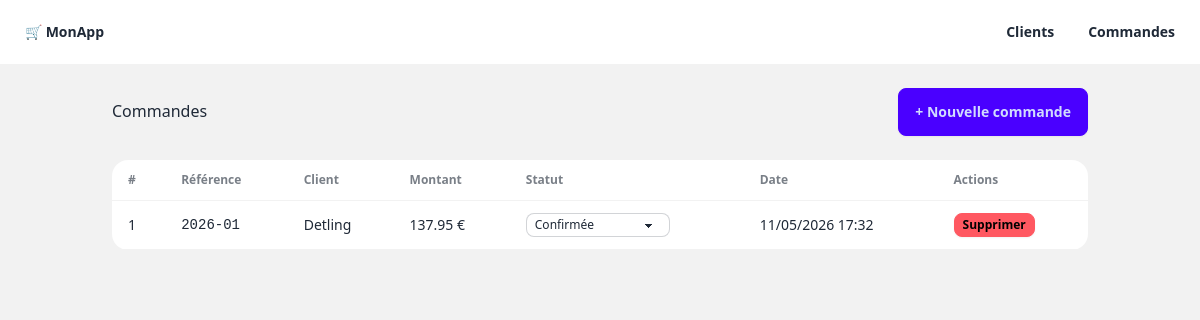
Page /commandes/ on the committed database.
### models/commande.py (models this page shows, shortened)
class Commande(Base):
    __tablename__ = "commandes"
    id: Mapped[int] = mapped_column(primary_key=True)
    reference: Mapped[str] = mapped_column(String(20), unique=True, nullable=False)
    date_commande: Mapped[datetime] = mapped_column(server_default=func.now())
    montant_total: Mapped[float] = mapped_column(Float, default=0.0)
    statut: Mapped[StatutCommande] = mapped_column(
        Enum(StatutCommande),
        default=StatutCommande.CREEE
    )
    client_id: Mapped[int] = mapped_column(ForeignKey("clients.id"))
    client: Mapped["Client"] = relationship("Client", back_populates="commandes")

### models/client.py (models this page shows, shortened)
class Client(Base):
    __tablename__ = "clients"
    id: Mapped[int] = mapped_column(primary_key=True)
    nom: Mapped[str] = mapped_column(String(100), nullable=False)
    email: Mapped[str] = mapped_column(String(150), unique=True, nullable=False)
    telephone: Mapped[Optional[str]] = mapped_column(String(20))
    adresse: Mapped[Optional[str]] = mapped_column(String(255))
    date_creation: Mapped[datetime] = mapped_column(server_default=func.now())
    commandes: Mapped[List["Commande"]] = relationship("Commande", back_populates="client")

### routes/commandes.py (the view)
@router.get("/", response_class=HTMLResponse)
def liste_commandes(request: Request, db: Session = Depends(get_db)):
    commandes = commande_service.get_all(db)
    clients = client_service.get_all(db)
    return templates.TemplateResponse(
        request=request,
        name="commandes/liste.html",
        context={"commandes": commandes, "clients": clients}
    )

### templates/commandes/liste.html (shortened to what this page needs)
{% extends "base.html" %}
{% block content %}
<div class="flex justify-between items-center mb-6">
    <h1 class="text-3xl font-bold">Commandes</h1>
    <button onclick="modal_commande.showModal()" class="btn btn-primary">
        + Nouvelle commande
    </button>
</div>
<div id="liste-commandes">
    {% if commandes %}
    <div class="overflow-x-auto">
        <table class="table table-zebra bg-base-100 rounded-xl shadow">
            <thead>
                <tr>
                    <th>#</th>
                    <th>Référence</th>
                    <th>Client</th>
                    <th>Montant</th>
                    <th>Statut</th>
                    <th>Date</th>
                    <th>Actions</th>
                </tr>
            </thead>
            <tbody>
                {% for commande in commandes %}
                <tr id="commande-{{ commande.id }}">
                    <td>{{ commande.id }}</td>
                    <td class="font-mono font-medium">{{ commande.reference }}</td>
                    <td>{{ commande.client.nom }}</td>
                    <td>{{ "%.2f"|format(commande.montant_total) }} €</td>
                    <td>
                        <select class="select select-bordered select-xs w-36" name="statut"
                            hx-patch="/commandes/{{ commande.id }}/statut" hx-target="#liste-commandes"
                            hx-swap="innerHTML" hx-include="this" hx-trigger="change">
                            <option value="CONFIRMEE" {% if commande.statut.name=="CONFIRMEE" %}selected{% endif %}>
                                Confirmée
                            </option>
                        </select>
                    </td>
                    <td>{{ commande.date_commande.strftime("%d/%m/%Y %H:%M") }}</td>
                    <td>
                        <button class="btn btn-error btn-xs" hx-delete="/commandes/{{ commande.id }}"
                            hx-target="#commande-{{ commande.id }}" hx-swap="outerHTML"
                            hx-confirm="Supprimer la commande {{ commande.reference }} ?">
                            Supprimer
                        </button>
                    </td>
                </tr>
                {% endfor %}
            </tbody>
        </table>
    </div>
    {% else %}
    <div class="alert alert-info">
        <span>Aucune commande pour l'instant. Créez-en une !</span>
    </div>
    {% endif %}
</div>
{% endblock %}

### rows in the picture
Commande: id "1", reference "2026-01", client.nom "Detling", montant_total "137.95", statut "Confirmée", date_commande "11/05/2026 17:32"
